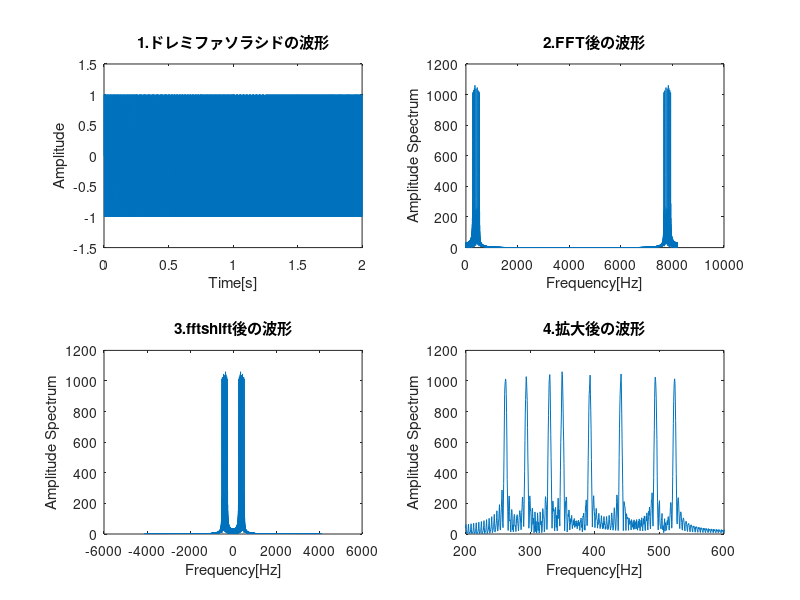
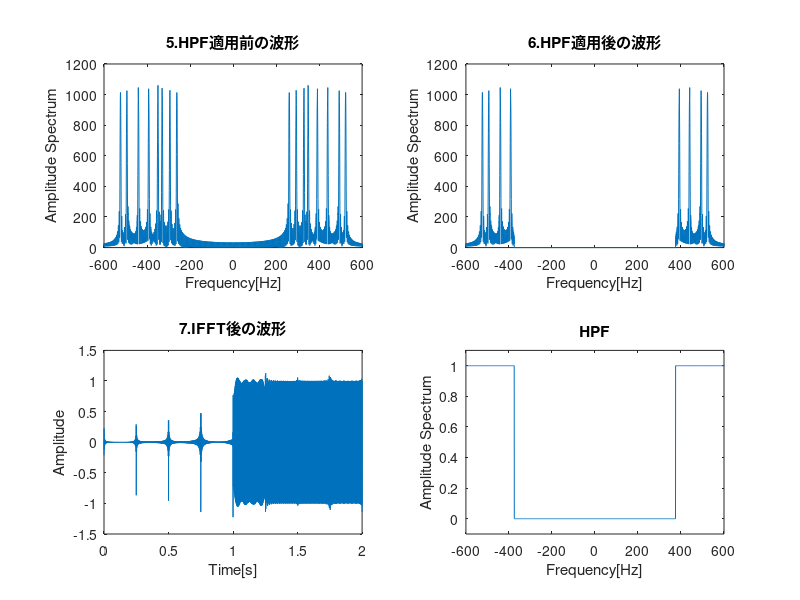

Here is the MATLAB script that generated these plots, in order:
clear;

Fs=8192;           
t=[0:Fs/4-1]/Fs;         %時刻 それぞれの周波数における
t2=[0:2*Fs-1]/Fs;        %yの時間

h1=[0:0.5:Fs-0.5];       %周波数軸の設定1(仮)
h2=[-Fs/2:0.5:Fs/2-0.5]; %サンプリング定理より周波数軸の設定2

y1=sin(2*pi*261.38*t);  %ドの信号
y2=sin(2*pi*293.67*t);  %レの信号
y3=sin(2*pi*329.63*t);  %ミの信号
y4=sin(2*pi*349.23*t);  %ファの信号
y5=sin(2*pi*392.00*t);  %ソの信号
y6=sin(2*pi*440.00*t);  %ラの信号
y7=sin(2*pi*493.88*t);  %シの信号
y8=sin(2*pi*523.23*t);  %ドの信号

y=[y1 y2 y3 y4 y5 y6 y7 y8];  %ドレミファソラシドの連結

Y=fft(y);          %fftする
Yshift=fftshift(Y);     %fftshiftする

%HPFの作成
x1=ones(1,7442);
x2=zeros(1,750);
x3=zeros(1,750);
x4=ones(1,7442);
X=[x1 x2 x3 x4];  %HPF
A=Yshift.*X;      %HPF

Ashift=ifftshift(A);   %ifftshiftする
Z=ifft(Ashift);        %ifftする
Z=real(Z);    %周波数領域に変換して空間領域に戻したときに虚数部が残るので実部のみを取り出す

%figure;

%IFFT後の波形
plot(t2,Z);
axis([0 2,-1.5 1.5]);
xlabel('Time[s]');
ylabel('Amplitude');
title('IFFT後の波形');

sound(Z,Fs); %ドレミファの音

%%%%%%%%%%%%%%%%%%%%%%%%レポート用グラフ%%%%%%%%%%%%%%%%%%%%%%%%%%

%figure;

%yの波形
subplot(2,2,1);
plot(t2,y);
axis([0 2,-1.5 1.5]);
xlabel('Time[s]');
ylabel('Amplitude');
title('1.ドレミファソラシドの波形');

%FFT後の波形
subplot(2,2,2);
Y=abs(Y);
plot(h1,Y);
xlabel('Frequency[Hz]');
ylabel('Amplitude Spectrum');
title('2.FFT後の波形');

%fftshift後の波形
subplot(2,2,3);
Yshift=abs(Yshift);
plot(h2,Yshift);
xlabel('Frequency[Hz]');
ylabel('Amplitude Spectrum');Yshift=abs(Yshift);
title('3.fftshift後の波形');

%拡大後の波形
subplot(2,2,4);
plot(h2,Yshift);
axis([200 600,0 1200]);
xlabel('Frequency[Hz]');
ylabel('Amplitude Spectrum');
title('4.拡大後の波形');

figure;

%HPF適用前の波形
subplot(2,2,1);
plot(h2,Yshift);
axis([-600 600,0 1200]);
xlabel('Frequency[Hz]');
ylabel('Amplitude Spectrum');
title('5.HPF適用前の波形');

%HPF適用後の波形
subplot(2,2,2);
A=abs(A);
plot(h2,A);
axis([-600 600,0 1200]);
xlabel('Frequency[Hz]');
ylabel('Amplitude Spectrum');
title('6.HPF適用後の波形');

%IFFT後の波形
subplot(2,2,3);
plot(t2,Z);
axis([0 2,-1.5 1.5]);
xlabel('Time[s]');
ylabel('Amplitude');
title('7.IFFT後の波形');

%graph of hpf
subplot(2,2,4);
plot(h2,X);
axis([-600 600, -0.1 1.1]);
xlabel('Frequency[Hz]');
ylabel('Amplitude Spectrum');
title('HPF');